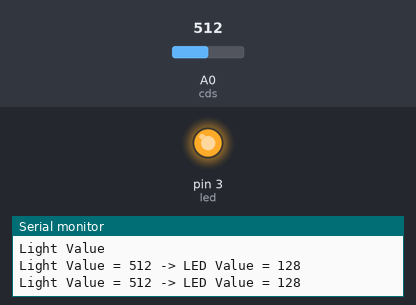
The sketch below on a simulated Arduino Uno, built with avr-gcc and run on an emulated ATmega328P. Parts: output pins drawn as LEDs (lit = HIGH), the last lines printed to the serial monitor. Inputs (shaded band) come from the test bench; at power-on: A0 (cds) = 512.

Above: at 1.8 s.
1.9 s: A0 (cds) set to 417
3.4 s: A0 (cds) set to 388
At 4.3 s:
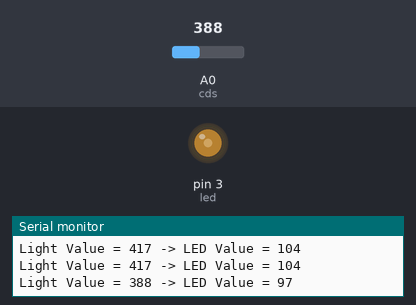
5.5 s: A0 (cds) set to 511
At 7.1 s:
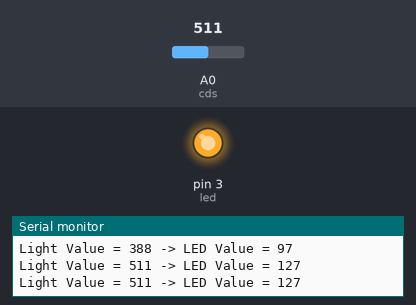
7.5 s: A0 (cds) set to 0
At 8.6 s:
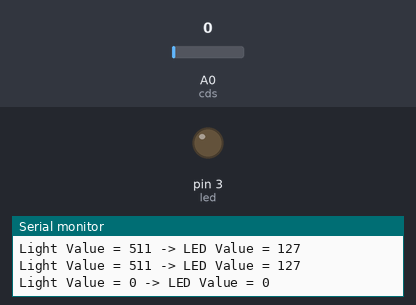
9.5 s: A0 (cds) set to 2
11.2 s: A0 (cds) set to 5
At 13.0 s:
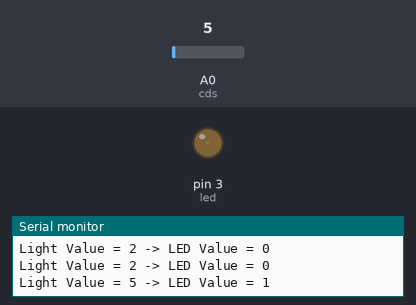
Timing chart, 0 to 14.5 s (numbered marks = the images above; inputs shaded):
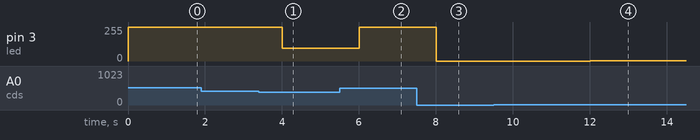

Measured:
- the behaviour switches between 404 and 403 on A0 (cds) (found by bisection; images 0 and 1)
- after the input at 3.4 s, pin 3 (led): 255/255 → 97/255 after 0.60 s
- after the input at 5.5 s, pin 3 (led): 97/255 → 255/255 after 0.50 s
- after the input at 7.5 s, pin 3 (led): 255/255 → 0/255 after 0.51 s
- after the input at 11.2 s, pin 3 (led): 0/255 → 1/255 after 0.81 s

The sketch:

AnalogInputEx1.ino
```cpp
#define cds A0
#define led 3

void setup(){
  pinMode(cds,INPUT);
  pinMode(led,OUTPUT);
  Serial.begin(9600);
  Serial.println("Light Value");
}

void loop(){
  unsigned int Lvalue = analogRead(cds);
  int pValue = Lvalue /4; //10bit로 받은 값을 8bit로 바꾸기 위해서
  if(pValue > 100)
  {
    analogWrite(led,255); //LED OFF
  }
  else
  {
    analogWrite(led,pValue); // LED Bright.어두울수록 밝아짐
  }
  Serial.print("Light Value = ");
  Serial.print(Lvalue);
  Serial.print(" -> LED Value = ");
  Serial.println(pValue);
  delay(1000);
}
```
